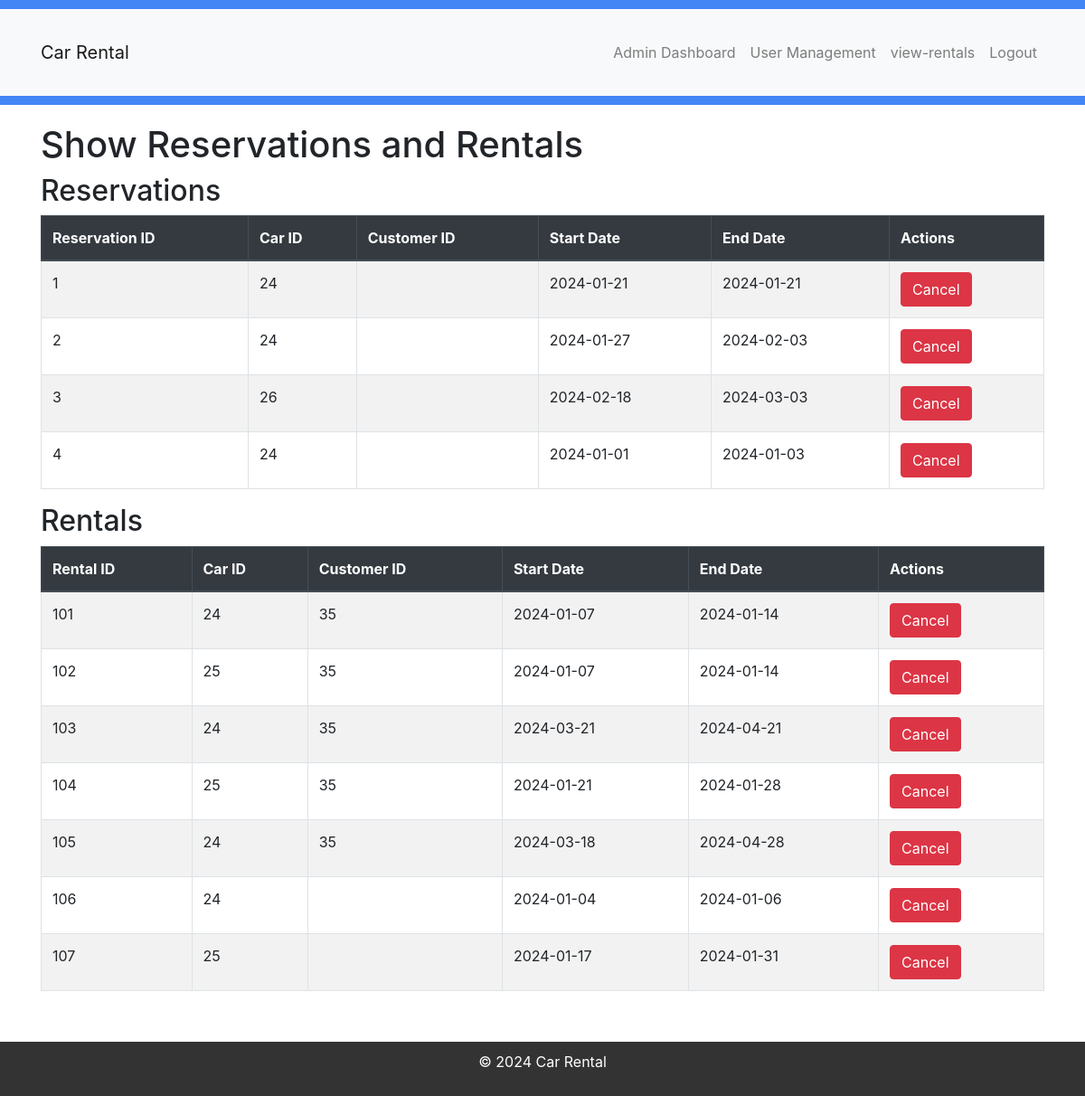
The app's page /car-rental2/pages/admin_pages/view-rentals.php (signed in) with its own data.
### tables this page shows
CREATE TABLE `reservations` (
  `StartDate` date NOT NULL,
  `EndDate` date NOT NULL,
  `CarID` int(11) DEFAULT NULL,
  `ReservationID` int(11) NOT NULL,
  `CustomerID` int(11) DEFAULT NULL,
  `Firstname` varchar(255) NOT NULL,
  `LastName` varchar(255) NOT NULL
);

CREATE TABLE `rentals` (
  `RentalID` int(11) NOT NULL,
  `StartDate` date NOT NULL,
  `CustomerID` int(11) DEFAULT NULL,
  `CarID` int(11) DEFAULT NULL,
  `EndDate` date NOT NULL,
  `Cost` decimal(10,2) NOT NULL,
  `EmployeeID` int(11) DEFAULT NULL,
  `PickUpLocation` varchar(255) NOT NULL,
  `RentperiodDays` varchar(255) NOT NULL,
  `name` varchar(255) NOT NULL,
  `LastName` varchar(255) NOT NULL
);

### car-rental2/classes/Car.php (called while the page is built, shortened)
<?php
require_once('Database.php');
class Car {
    private $db;
    public function __construct(Database $database) {
        $this->db = $database;
    }
    public function getAllReservations() {
        $sql = "SELECT * FROM reservations";
        $result = $this->db->query($sql);
        return ($result instanceof PDOStatement) ? $result->fetchAll(PDO::FETCH_ASSOC) : [];
    }
    public function getAllRentals() {
        $sql = "SELECT * FROM rentals";
        $result = $this->db->query($sql);
        return ($result instanceof PDOStatement) ? $result->fetchAll(PDO::FETCH_ASSOC) : [];
    }
}
?>

### car-rental2/classes/Database.php (called while the page is built, shortened)
<?php
class Database {
    private $conn;
    public function __construct() {
        try {
            $dsn = "mysql:host=" . DB_HOST . ";dbname=" . DB_NAME . ";port=" . DB_PORT;
            $options = [
                PDO::ATTR_ERRMODE            => PDO::ERRMODE_EXCEPTION,
                PDO::ATTR_DEFAULT_FETCH_MODE => PDO::FETCH_ASSOC,
                PDO::ATTR_EMULATE_PREPARES   => false,
            ];
            $this->conn = new PDO($dsn, DB_USER, DB_PASSWORD, $options);
        } catch (PDOException $e) {
            die("Connection failed: " . $e->getMessage());
        }
    }
    public function query($sql, $params = []) {
        $stmt = $this->conn->prepare($sql);
        $stmt->execute($params);
        return $stmt;
    }
}
?>

### car-rental2/pages/admin_pages/view-rentals.php (the view, shortened to what this page needs)
<!DOCTYPE html>
<html lang="en">
<head>
    <link rel="stylesheet" href="../../assets/css/style.css">
    <link rel="stylesheet" href="https://stackpath.bootstrapcdn.com/bootstrap/4.5.2/css/bootstrap.min.css">
</head>
<body>
    <?php include('../../includes/header.php'); ?>
    <div class="container">
        <h1>Show Reservations and Rentals</h1>
        <?php
        require_once('../../classes/Car.php');
        $car = new Car($database);
        $reservations = $car->getAllReservations();
        $rentals = $car->getAllRentals();
        if (!empty($reservations)) {
            echo '<h2>Reservations</h2>';
            echo '<table class="table table-bordered table-striped">';
            echo '<thead class="thead-dark">';
            echo '<tr>';
            echo '<th scope="col">Reservation ID</th>';
            echo '<th scope="col">Car ID</th>';
            echo '<th scope="col">Customer ID</th>';
            echo '<th scope="col">Start Date</th>';
            echo '<th scope="col">End Date</th>';
            echo '<th scope="col">Actions</th>';
            echo '</tr>';
            echo '</thead>';
            echo '<tbody>';
            foreach ($reservations as $reservation) {
                echo '<tr>';
                echo '<td>' . $reservation['ReservationID'] . '</td>';
                echo '<td>' . $reservation['CarID'] . '</td>';
                echo '<td>' . $reservation['CustomerID'] . '</td>';
                echo '<td>' . $reservation['StartDate'] . '</td>';
                echo '<td>' . $reservation['EndDate'] . '</td>';
                echo '<td><form method="post"><button type="submit" name="cancel_reservation" value="' . $reservation['ReservationID'] . '" class="btn btn-danger">Cancel</button></form></td>';
                echo '</tr>';
            }
            echo '</tbody>';
            echo '</table>';
        } else {
            echo '<p>No reservations found.</p>';
        }
        if (!empty($rentals)) {
            echo '<h2>Rentals</h2>';
            echo '<table class="table table-bordered table-striped">';
            echo '<thead class="thead-dark">';
            echo '<tr>';
            echo '<th scope="col">Rental ID</th>';
            echo '<th scope="col">Car ID</th>';
            echo '<th scope="col">Customer ID</th>';
            echo '<th scope="col">Start Date</th>';
            echo '<th scope="col">End Date</th>';
            echo '<th scope="col">Actions</th>';
            echo '</tr>';
            echo '</thead>';
            echo '<tbody>';
            foreach ($rentals as $rental) {
                echo '<tr>';
                echo '<td>' . $rental['RentalID'] . '</td>';
                echo '<td>' . $rental['CarID'] . '</td>';
                echo '<td>' . $rental['CustomerID'] . '</td>';
                echo '<td>' . $rental['StartDate'] . '</td>';
                echo '<td>' . $rental['EndDate'] . '</td>';
                echo '<td><form method="post"><button type="submit" name="cancel_rental" value="' . $rental['RentalID'] . '" class="btn btn-danger">Cancel</button></form></td>';
                echo '</tr>';
            }
            echo '</tbody>';
            echo '</table>';
        } else {
            echo '<p>No rentals found.</p>';
        }
        ?>
    </div>
    <?php include('../../includes/footer.php'); ?>
</body>
</html>

### car-rental2/assets/css/style.css (style rules this page uses)
body, h1, h2, h3, p, ul, li { margin: 0; padding: 0; }
.container { max-width: 1200px; margin: 0 auto; padding: 20px; }

### records on screen
reservations: ReservationID "1", CarID "24", StartDate "2024-01-21", EndDate "2024-01-21"
reservations: ReservationID "2", CarID "24", StartDate "2024-01-27", EndDate "2024-02-03"
reservations: ReservationID "3", CarID "26", StartDate "2024-02-18", EndDate "2024-03-03"
reservations: ReservationID "4", CarID "24", StartDate "2024-01-01", EndDate "2024-01-03"
rentals: RentalID "101", CarID "24", CustomerID "35", StartDate "2024-01-07", EndDate "2024-01-14"
rentals: RentalID "102", CarID "25", CustomerID "35", StartDate "2024-01-07", EndDate "2024-01-14"
rentals: RentalID "103", CarID "24", CustomerID "35", StartDate "2024-03-21", EndDate "2024-04-21"
rentals: RentalID "104", CarID "25", CustomerID "35", StartDate "2024-01-21", EndDate "2024-01-28"
rentals: RentalID "105", CarID "24", CustomerID "35", StartDate "2024-03-18", EndDate "2024-04-28"
rentals: RentalID "106", CarID "24", StartDate "2024-01-04", EndDate "2024-01-06"
rentals: RentalID "107", CarID "25", StartDate "2024-01-17", EndDate "2024-01-31"
